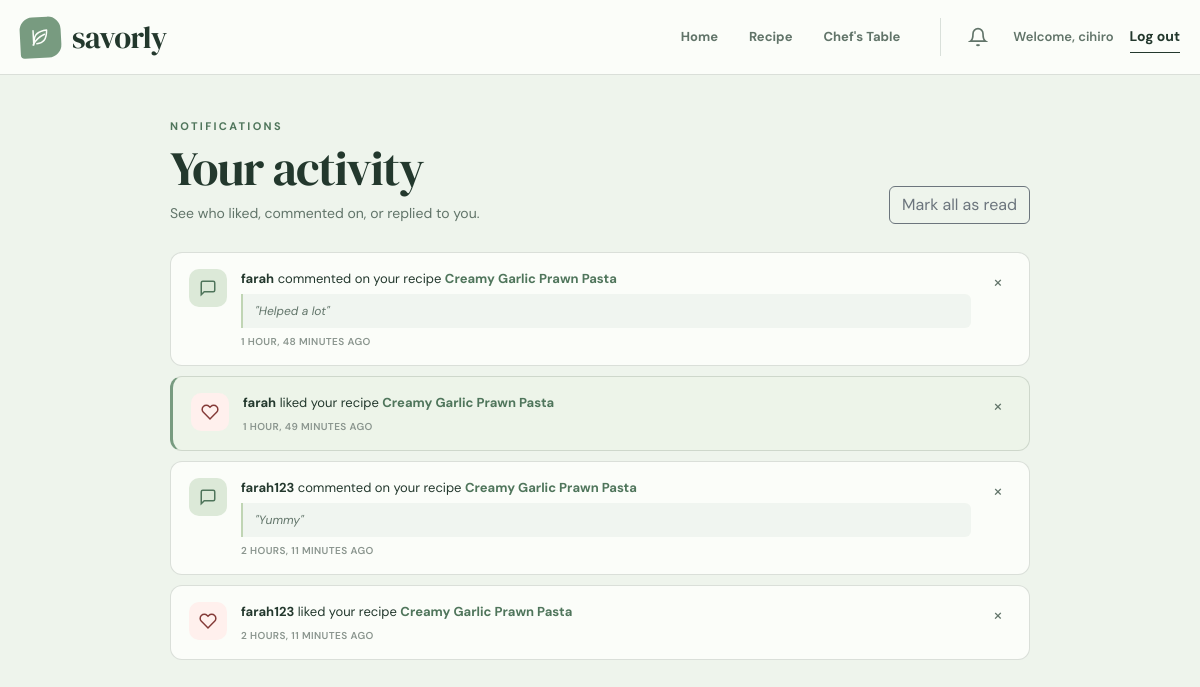
The app's page /notifications/ (signed in) with its own data.
### vege/models.py (models this page shows, shortened)
class Notification(models.Model):
    class NotificationType(models.TextChoices):
        LIKE = "like", "Like"
        COMMENT = "comment", "Comment"
        REPLY = "reply", "Reply"
    user = models.ForeignKey(
        settings.AUTH_USER_MODEL,
        on_delete=models.CASCADE,
        related_name="notifications",
    )
    recipe = models.ForeignKey(
        recipe,
        on_delete=models.CASCADE,
        related_name="notifications",
    )
    sender = models.ForeignKey(
        settings.AUTH_USER_MODEL,
        on_delete=models.CASCADE,
        related_name="sent_notifications",
    )
    comment = models.ForeignKey(
        Comment,
        on_delete=models.CASCADE,
        null=True,
        blank=True,
        related_name="notifications",
        help_text="Comment/reply that triggered this notification; "
        "deleting it removes the notification too.",
    )
    notification_type = models.CharField(
        max_length=10,
        choices=NotificationType.choices,
    )
    text = models.CharField(
        max_length=255,
        blank=True,
        help_text="Snapshot of the comment text (for comments) or empty (for likes).",
    )
    is_read = models.BooleanField(default=False)
    created_at = models.DateTimeField(auto_now_add=True)
    class Meta:
        ordering = ["-created_at"]

class recipe(models.Model):
    name = models.CharField(max_length=100)
    recipe_description = models.TextField()
    recipe_image = models.ImageField(upload_to="recipe_images/", blank=True)
    posted_by = models.ForeignKey(
        settings.AUTH_USER_MODEL,
        on_delete=models.SET_NULL,
        related_name="posted_recipes",
        null=True,
        blank=True,
    )

### vege/views.py (the view)
# urls.py: path("notifications/", recipe_views.notifications, name="notifications"),
@login_required(login_url="login")
def notifications(request):
    notifications_qs = request.user.notifications.select_related(
        "recipe", "sender", "comment"
    ).all()
    unread_count = notifications_qs.filter(is_read=False).count()
    return render(
        request,
        "notifications.html",
        {
            "notifications": notifications_qs,
            "unread_count": unread_count,
        },
    )

### vege/templates/notifications.html (shortened to what this page needs)
{% extends 'base.html' %}
{% block body_class %}notifications-page{% endblock %}
{% block start %}
<main class="notifications-shell">
  <header class="notifications-header">
    <div>
      <p class="eyebrow mb-2">Notifications</p>
      <h1>Your activity</h1>
      <p class="notifications-subtitle">
        See who liked, commented on, or replied to you.
      </p>
    </div>
    <a class="btn btn-outline-secondary" href="{% url 'mark_notifications_read' %}">
      Mark all as read
    </a>
  </header>
  <div class="notifications-list">
    {% for notification in notifications %}
      <div
        class="notification-card {% if not notification.is_read %}notification-card--unread{% endif %}"
        id="notification-{{ notification.pk }}"
        data-notification-id="{{ notification.pk }}"
        data-notification-type="{{ notification.notification_type }}"
        data-recipe-url="{% url 'recipe_details' notification.recipe.pk %}"
      >
        <div class="notification-icon notification-icon--{{ notification.notification_type }}">
          {% if notification.notification_type == 'like' %}
            <svg viewBox="0 0 24 24" fill="none" stroke="currentColor" stroke-width="2">
              <path d="M20.84 4.61a5.5 5.5 0 0 0-7.78 0L12 5.67l-1.06-1.06a5.5 5.5 0 0 0-7.78 7.78l1.06 1.06L12 21.23l7.78-7.78 1.06-1.06a5.5 5.5 0 0 0 0-7.78z"/>
            </svg>
          {% else %}
            <svg viewBox="0 0 24 24" fill="none" stroke="currentColor" stroke-width="2">
              <path d="M21 15a2 2 0 0 1-2 2H7l-4 4V5a2 2 0 0 1 2-2h14a2 2 0 0 1 2 2z"/>
            </svg>
          {% endif %}
        </div>
        <div class="notification-content">
          <p class="notification-text">
            <strong>{{ notification.sender.username }}</strong>
            {% if notification.notification_type == 'like' %}
              liked your recipe
            {% elif notification.notification_type == 'reply' %}
              replied to your comment on
            {% else %}
              commented on your recipe
            {% endif %}
            <a href="{% url 'recipe_details' notification.recipe.pk %}">{{ notification.recipe.name }}</a>
          </p>
          {% if notification.text %}
            <p class="notification-quote">"{{ notification.text }}"</p>
          {% endif %}
          <span class="notification-time">{{ notification.created_at|timesince }} ago</span>
        </div>
        <button
          type="button"
          class="notification-dismiss"
          data-notification-id="{{ notification.pk }}"
          aria-label="Delete notification"
          title="Delete notification"
        >
          &times;
        </button>
      </div>
    {% empty %}
      <div class="notifications-empty">
        <span aria-hidden="true">🔔</span>
        <p>No notifications yet. When someone likes, comments on, or replies to you, you'll see it here.</p>
      </div>
    {% endfor %}
  </div>
</main>
{% endblock %}

### home/templates/partials/site_navbar.html (shortened to what this page needs)
<nav class="site-navbar" aria-label="Main navigation">
  <div class="site-navbar__inner">
    <a class="brand" href="{% url 'home' %}" aria-label="Savorly home">
      <span class="brand__mark" aria-hidden="true">
        <svg viewBox="0 0 48 48" role="img">
          <path d="M14 29.5c0-9.4 6.2-15.5 20-16.5-.4 13.5-6.4 20.3-16.2 20.3" />
          <path d="M12 35c3.8-7.4 8.4-11.6 18.4-15.7" />
          <path d="M13 13v22" />
        </svg>
      </span>
      <span class="brand__word">savorly</span>
    </a>
    <div class="site-navbar__links" aria-label="Savorly pages">
      <a
        class="site-navbar__link"
        href="{% url 'home' %}"
        >Home</a
      >
      <a
        class="site-navbar__link"
        href="{% url 'recipes' %}"
        >Recipe</a
      >
      <a
        class="site-navbar__link"
        href="{% url 'chefs_table' %}"
        >Chef's Table</a
      >
    </div>
    <div class="site-navbar__account">
      {% if user.is_authenticated %}
          <div class="notification-bell">
            <a href="{% url 'notifications' %}" class="notification-bell__link" aria-label="Notifications">
              <svg viewBox="0 0 24 24" fill="none" stroke="currentColor" stroke-width="2">
                <path d="M18 8A6 6 0 0 0 6 8c0 7-3 9-3 9h18s-3-2-3-9"/>
                <path d="M13.73 21a2 2 0 0 1-3.46 0"/>
              </svg>
            </a>
          </div>
        <span class="welcome-copy"
          >Welcome, {{ user.first_name|default:user.username }}</span
        >
        <form action="{% url 'logout' %}" method="post">
          <button class="text-button" type="submit">Log out</button>
        </form>
      {% else %}
        <a class="button button--ink button--small" href="{% url 'login' %}"
          >Log in</a
        >
      {% endif %}
    </div>
  </div>
</nav>

### records on screen
Notification: notification_type "comment" (drawn), sender.username "farah", recipe.name "Creamy Garlic Prawn Pasta", text "Helped a lot", created_at "1 HOUR, 48 MINUTES"
Notification: notification_type "like" (drawn), sender.username "farah", recipe.name "Creamy Garlic Prawn Pasta", created_at "1 HOUR, 49 MINUTES"
Notification: notification_type "comment" (drawn), sender.username "farah123", recipe.name "Creamy Garlic Prawn Pasta", text "Yummy", created_at "2 HOURS, 11 MINUTES"
Notification: notification_type "like" (drawn), sender.username "farah123", recipe.name "Creamy Garlic Prawn Pasta", created_at "2 HOURS, 11 MINUTES"

### other values on screen
{{ user.first_name|default:user.username }} "cihiro"
